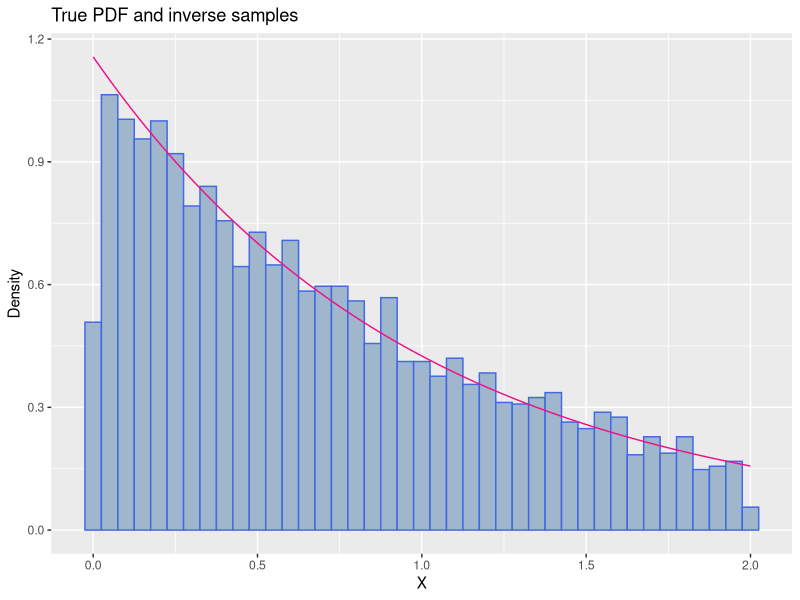
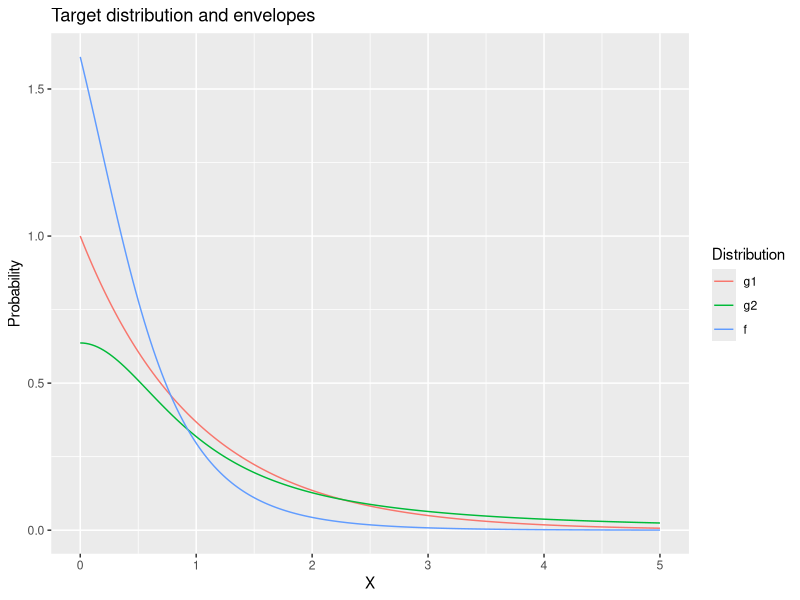
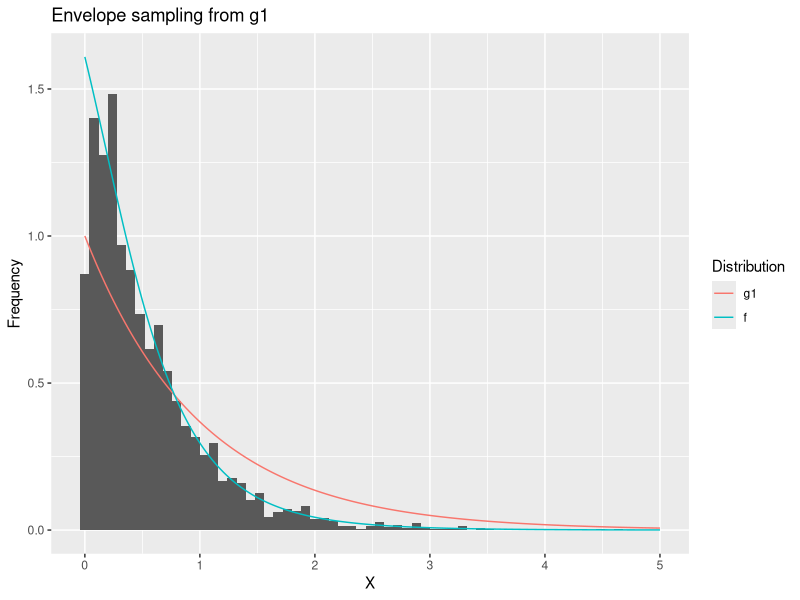
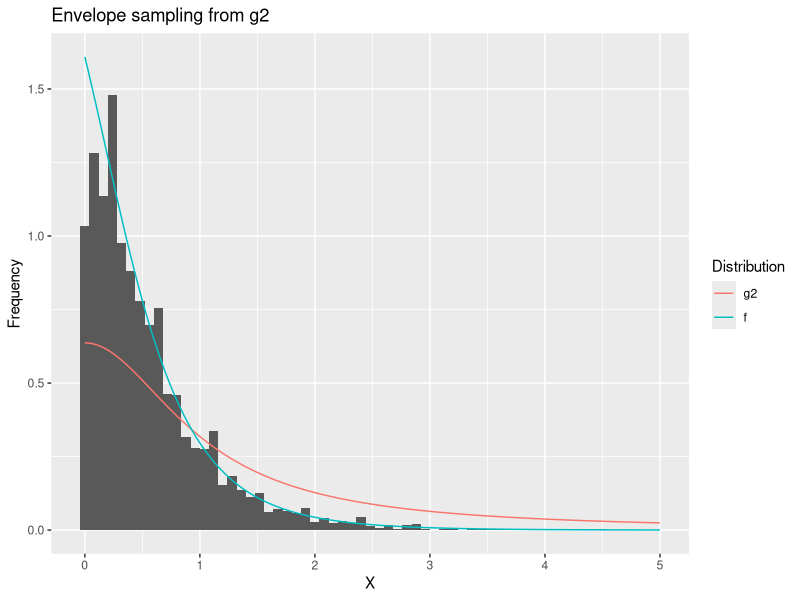

Write R code to recreate these figures, in order.
## ---- chunk 1
expr <- function(theta) { ((1/4)*theta)/(1/2 + (1/4)*theta) }
B <- 100
x <- c(125,18,19,35)
thetas <- seq(0,1,by=0.25)
em.1 <- function(theta) {
    for(i in 1:B) {
        theta <- (x[1]*expr(theta) + x[4])/(x[2] + x[3] + x[1]*expr(theta) + x[4])
    }
  theta
}
results = sapply(thetas,em.1)
results
## ---- chunk 2
data <- c(2.3,2.5,1.1,3.1)
labels <- c(1,0,0,1)
n = length(data)
stopifnot(length(data) == length(labels))

K <- function(alpha.k) {
  cd <- data[which(labels==1)]
  id <- data[which(labels==0)]
  sum(cd^2) + sum((alpha.k^2 + id^2)*exp(-id^2/alpha.k^2))
}

B <- 100
alphas <- seq(0,10,by=1)
em.2 <- function(alpha) {
  for(i in 1:B) { alpha <- sqrt(K(alpha)/n) }
  alpha
}
results = sapply(alphas,em.2)
results
## ---- chunk 3
### BEGIN: Code
# R version 3.3.2
# Platform: x86_64-apple-darwin15.6.0 (64-bit)

## Imports
library(ggplot2) # pretty plotting

## Parameterize script
K = 5000 # Number of samples
NN = (1 - exp(-2)) # Normalizing constant

## Suboutines
fx = function(x){
    # pdf for random variable X
    if(x<0){return(0)}
    if(x>2){return(0)}

    r = exp(-x) / NN
    return(r)
}

Fx = function(x){
    # cdf for random variable X
    if(x<0){return(0)}
    if(x>2){return(0)}

    r = (1 - exp(-x)) / NN
    return(r)
}

Fu = function(u){
    # Inverse cdf for the random variable X
    if(u<0){return(NaN)}
    if(u>1){return(NaN)}

    r = -log(1 - u*(1-exp(-2)))
    return(r)
}

## Simulate
Fuv = Vectorize(Fu) # Make Fu take vector arguments cleanly
us = runif(K, 0, 1) # K samples from U(0,1)
inv_xs = Fuv(us) # Inverse sampling method

## Plot results
# Simulated data with true distribution overlay
plt_xs = seq(0, 2, length.out = 100) # xs for true fx(x) pdf
fxv = Vectorize(fx)
plt_ys = fxv(plt_xs) # true fx(x) = ys

df_tru = data.frame(x_tru = plt_xs, y_tru = plt_ys)
df_sim = data.frame(x_sim = inv_xs)

plt1 = ggplot() +
    geom_histogram( # Simulated distribution
                data = df_sim,
                aes(x = x_sim, y = ..density..),
                binwidth = 0.05,
                color="royalblue",
                fill="slategray3"
            ) +
    geom_line( # True distribution
                data = df_tru,
                aes(x = x_tru, y = y_tru),
                color="deeppink2"
            ) +
    labs(
                title = "True PDF and inverse samples",
                x = "X",
                y = "Density"
            )
plt1

### END: Code
## ---- chunk 4
### BEGIN: Code

## Imports
library(reshape)

## Parameterize
K = 5000
NN = 0.6214496 # normalizing constant for fx(x) the pdf
M1 = 1/NN # Resampling constant ensuring fx(x) <= M*g1(x) for all x
M2 = pi/NN

## BEGIN: Subroutines

fx = Vectorize(function(x){
    # pdf for problem 4
    if(x<0){return(0)}
    r = exp(-x) / (1+x^2) / NN
    return(r)
})

g1 = Vectorize(function(x){
    # First envelope density for rejection sampling
    if(x<0){return(0)}
    r = exp(-x)
    return(r)
})

g2 = Vectorize(function(x){
    # Second envelope density for rejection sampling
    if(x<0){return(0)}
    r = 2/(pi*(1+x^2))
    return(r)
})

## END: Subroutines

## BEGIN: Simulate

# First, g1
N = 200 # resolution of the discretized x axis
xdisc = seq(0,5,length.out=N) # discretization of the x axis
g1i = 1 # how many loops this envelope rejection sampling takes
i = 1 # list counter
g1rs = rep(NA, K) # initialize empty result vector
while(i <= K){
    x = sample(xdisc, 1, prob=g1(xdisc)) # proposition from envelope
    u = runif(1)
    w = fx(x)/(M1*g1(x))
    if(w>u){
        # Accept sample
        g1rs[i] = x
        i = i + 1
    }
    g1i = g1i + 1
}

# Now g2
g2i = 1 # how many loops this envelope rejection sampling takes
i = 1 # list counter
g2rs = rep(NA, K) # initialize empty result vector
while(i <= K){
    x = sample(xdisc, 1, prob=g2(xdisc)) # proposition from envelope
    u = runif(1)
    w = fx(x)/(M2*g2(x))
    if(w>u){
        # Accept sample
        g2rs[i] = x
        i = i + 1
    }
    g2i = g2i + 1
}

## END: Simulate

## Plot
# simulation results
true_df = data.frame(x=xdisc,
                     g1=g1(xdisc),
                     g2=g2(xdisc),
                     f=fx(xdisc)
                     )
true_df_m = melt(true_df, id="x")
names(true_df_m) = c("x", "Distribution", "y")

plt3 = ggplot() +
    geom_line(data=true_df_m,
              aes(x=x, y=y, color=Distribution)) +
    labs(title="Target distribution and envelopes",
         x="X", y="Probability")
plt3

gsim_df = data.frame(g1=g1rs, g2=g2rs)
plt4 = ggplot() + # g1 simulation results histogram
    geom_histogram(data=gsim_df,
                   mapping=aes(x=g1,y=..density..),
                   binwidth=0.08) +
    geom_line(data=true_df_m[true_df_m$Distribution != "g2",],
              aes(x=x, y=y, color=Distribution)) +
    labs(title="Envelope sampling from g1",
         x="X", y="Frequency")
plt4

plt5 = ggplot() + # g2 simulation results histogram
    geom_histogram(data=gsim_df,
                   mapping=aes(x=g2,y=..density..),
                   binwidth=0.08) +
    geom_line(data=true_df_m[true_df_m$Distribution != "g1",],
              aes(x=x, y=y, color=Distribution)) +
    labs(title="Envelope sampling from g2",
         x="X", y="Frequency")
plt5

### END: Code
